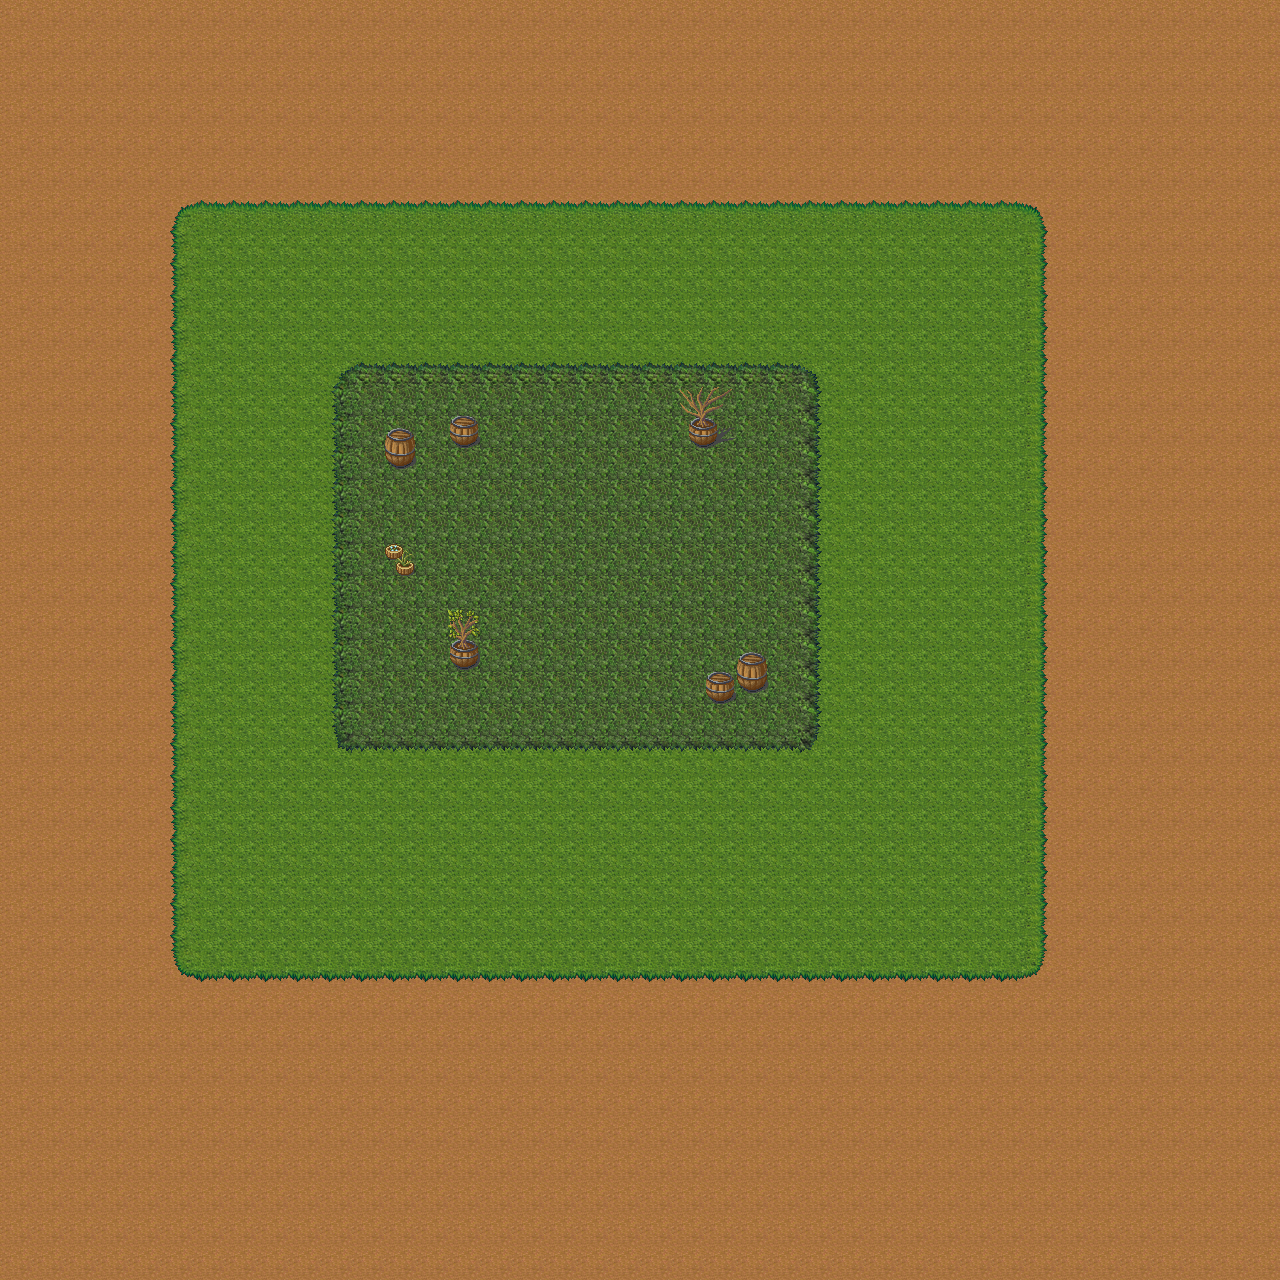

Tiled map render using the project's own tile images. Description and the map definition, with tile-layer contents summarised, below:
An orthogonal 40x40 tile map with 32x32 px tiles, 5 tile layers (Colisiones, BaseTerreno back, SuperficieTerreno back, DetalleTerreno back, ...), 4 hidden layers not drawn, 9 tilesets.

<map version="1.0" orientation="orthogonal" width="40" height="40" tilewidth="32" tileheight="32">
 <tileset firstgid="1" name="colision" tilewidth="32" tileheight="32">
  <image source="data/colision.png" width="128" height="32" />
 </tileset>
 <tileset firstgid="5" name="magecity_0" tilewidth="32" tileheight="32">
  <image source="data/magecity_0.png" width="256" height="1450" />
 </tileset>
 <tileset firstgid="365" name="Objetos" tilewidth="32" tileheight="32">
  <image source="data/Objetos.png" width="800" height="600" />
 </tileset>
 <tileset firstgid="815" name="Objetos2" tilewidth="32" tileheight="32">
  <image source="data/Objetos2.png" width="800" height="600" />
 </tileset>
 <tileset firstgid="1265" name="Objetos3" tilewidth="32" tileheight="32">
  <image source="data/Objetos3.png" width="800" height="800" />
 </tileset>
 <tileset firstgid="1890" name="mountain_landscape_21" tilewidth="32" tileheight="32">
  <image source="data/mountain_landscape_21.png" width="512" height="512" />
 </tileset>
 <tileset firstgid="2146" name="terreno" tilewidth="32" tileheight="32">
  <image source="data/terreno.png" width="576" height="384" />
 </tileset>
 <tileset firstgid="2362" name="terreno2" tilewidth="32" tileheight="32">
  <image source="data/terreno2.png" width="576" height="384" />
 </tileset>
 <tileset firstgid="2578" name="arbolheroe" tilewidth="32" tileheight="32">
  <image source="data/arbolheroe.png" width="256" height="1450" />
 </tileset>
 <layer name="Colisiones" width="40" height="40">
  <data>[1600 cells, 0 non-empty, 0 distinct tile ids]</data>
 </layer>
 <layer name="BaseTerreno back" width="40" height="40">
  <data>[1600 cells, 1600 non-empty, 1 distinct tile ids]</data>
 </layer>
 <layer name="SuperficieTerreno back" width="40" height="40">
  <data>[1600 cells, 700 non-empty, 9 distinct tile ids]</data>
 </layer>
 <layer name="DetalleTerreno back" width="40" height="40">
  <data>[1600 cells, 208 non-empty, 9 distinct tile ids]</data>
 </layer>
 <layer name="BaseConstruccion back" width="40" height="40">
  <data>[1600 cells, 13 non-empty, 10 distinct tile ids]</data>
 </layer>
 <layer name="SuperficieConstruccion back" width="40" height="40" visible="0">
  <data>[1600 cells, 0 non-empty, 0 distinct tile ids]</data>
 </layer>
 <layer name="DetallesCostruccion back" width="40" height="40" visible="0">
  <data>[1600 cells, 0 non-empty, 0 distinct tile ids]</data>
 </layer>
 <layer name="CapaSuperior front" width="40" height="40" visible="0">
  <data>[1600 cells, 0 non-empty, 0 distinct tile ids]</data>
 </layer>
 <layer name="CapaSuperior2 front" width="40" height="40" visible="0">
  <data>[1600 cells, 0 non-empty, 0 distinct tile ids]</data>
 </layer>
</map>
